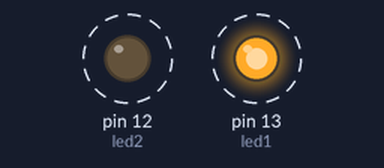
This sketch was run on a simulated Arduino Uno, built with avr-gcc and run on an emulated ATmega328P. Shown: output pins drawn as LEDs (lit = HIGH). Dashed ring = blinking.

Above: at 0.5 s.
Timing chart, 0 to 4.6 s (numbered marks = the images above):
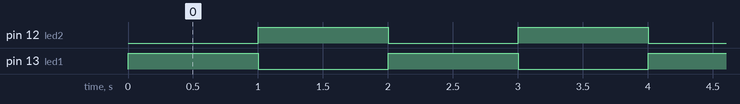

The sketch:

story_2.ino
```cpp
// Arduino: alternate flashing LEDs with no pause

const int led1 = 13;  // LED 1
const int led2 = 12;  // LED 2

void setup() {
  pinMode(led1, OUTPUT);
  pinMode(led2, OUTPUT);
}

void loop() {
  digitalWrite(led1, HIGH);  // LED 1 on
  digitalWrite(led2, LOW);   // LED 2 off
  delay(1000);                // wait 1 second

  digitalWrite(led1, LOW);   // LED 1 off
  digitalWrite(led2, HIGH);  // LED 2 on
  delay(1000);                // wait 1 second
}
```

Measured:
- by itself, pin 12 (led2), pin 13 (led1): alternates HIGH for 1.0 s and LOW for 1.0 s
